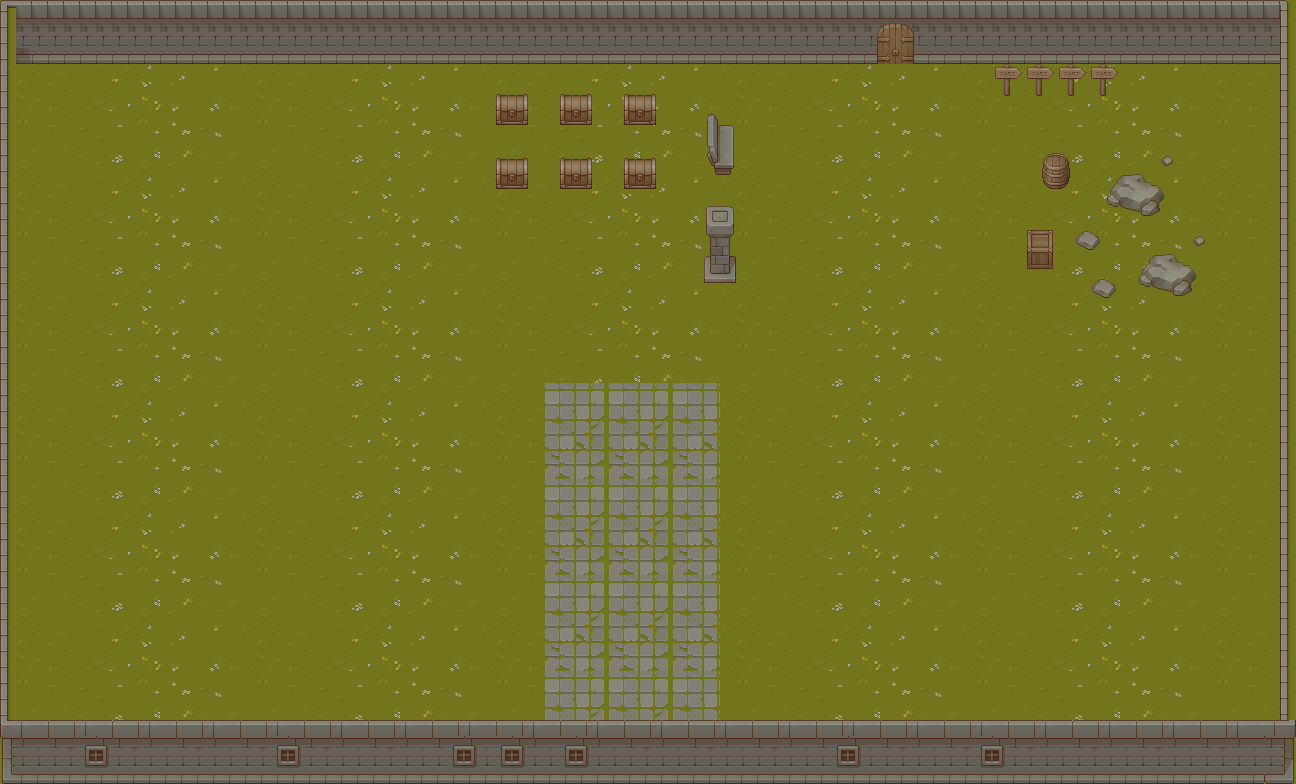

A level layout from a 2D game, rendered from its tile map. Below: a short description, then the map file with tile-grid data replaced by summaries:
An orthogonal 81x49 tile map with 16x16 px tiles, 3 tile layers (Piso, Paredes, Objetos), 3 tilesets and 25 objects (14x interact, 4x colition, 2x meddium, 2x little, 2x big, ...).

<map version="1.8" tiledversion="1.8.2" orientation="orthogonal" renderorder="right-down" width="81" height="49" tilewidth="16" tileheight="16" infinite="0" nextlayerid="6" nextobjectid="39">
 <tileset firstgid="1" source="../Background/TIleMaps/TX Tileset Grass.tsx" />
 <tileset firstgid="226" source="../Background/TIleMaps/TX Tileset Wall.tsx" />
 <tileset firstgid="1250" source="../Background/TIleMaps/Objetos.tsx" />
 <layer id="1" name="Piso" width="81" height="49" locked="1">
  <data>[3969 cells, 3969 non-empty, 129 distinct tile ids]</data>
 </layer>
 <layer id="2" name="Paredes" width="81" height="49" locked="1">
  <data>[3969 cells, 730 non-empty, 36 distinct tile ids]</data>
 </layer>
 <layer id="4" name="Objetos" width="81" height="49" locked="1">
  <data>[3969 cells, 189 non-empty, 97 distinct tile ids]</data>
 </layer>
 <objectgroup id="3" name="Colisiones" locked="1">
  <object id="3" name="pared" type="colition" x="-1.66667" y="5.66667" width="10.6667" height="773.667" visible="0" />
  <object id="4" name="pared" type="colition" x="2.66667" y="4" width="1281.33" height="57.3333" visible="0" />
  <object id="5" name="pared" type="colition" x="2" y="721" width="1290" height="60" visible="0" />
  <object id="9" name="pared" type="colition" x="1282" y="-1" width="16" height="724" visible="0" />
  <object id="18" name="column" type="none" x="703.333" y="201.667" width="33.6667" height="81.3333" visible="0" />
 </objectgroup>
 <objectgroup id="5" name="Interactuables" locked="1">
  <object id="13" name="door" type="interact" x="876.5" y="25.5" width="38" height="38" visible="0" />
  <object id="15" name="chair" type="interact" x="705.5" y="113" width="30" height="63.5" visible="0" />
  <object id="20" name="chest_1" type="interact" x="624.25" y="94.5" width="31.5" height="29.25" visible="0" />
  <object id="21" name="chest_2" type="interact" x="624.25" y="159" width="31.75" height="30" visible="0" />
  <object id="22" name="chest_3" type="interact" x="560.25" y="94" width="32" height="31" visible="0" />
  <object id="23" name="chest_4" type="interact" x="560.5" y="158" width="31.75" height="31.25" visible="0" />
  <object id="24" name="chest_5" type="interact" x="496.25" y="94" width="31.75" height="31" visible="0" />
  <object id="26" name="chest_6" type="interact" x="496.5" y="157.75" width="31.5" height="31.25" visible="0" />
  <object id="27" name="sign_1" type="interact" x="995.25" y="65.75" width="26" height="31" visible="0" />
  <object id="28" name="sign_2" type="interact" x="1027.5" y="65.75" width="26.25" height="30.75" visible="0" />
  <object id="29" name="sign_3" type="interact" x="1059.5" y="66.25" width="25" height="29.75" visible="0" />
  <object id="30" name="sign_4" type="interact" x="1091.5" y="64.75" width="25.75" height="32.5" visible="0" />
  <object id="31" name="barrel" type="interact" x="1041.75" y="151.25" width="28.25" height="37.75" visible="0" />
  <object id="32" name="box" type="interact" x="1027" y="228.25" width="26.25" height="41.75" visible="0" />
  <object id="33" name="stone" type="meddium" x="1075.75" y="230" width="24.75" height="20" visible="0" />
  <object id="34" name="stone" type="meddium" x="1092.75" y="277.5" width="23.75" height="20.75" visible="0" />
  <object id="35" name="stone" type="little" x="1161.64" y="155.545" width="11.6364" height="11.1818" visible="0" />
  <object id="36" name="stone" type="little" x="1193.63" y="235.875" width="11.75" height="10.6875" visible="0" />
  <object id="37" name="stone" type="big" x="1138.36" y="252.727" width="58.1818" height="44.3636" visible="0" />
  <object id="38" name="stone" type="big" x="1106.73" y="173.273" width="57.8182" height="42.9091" visible="0" />
 </objectgroup>
</map>
